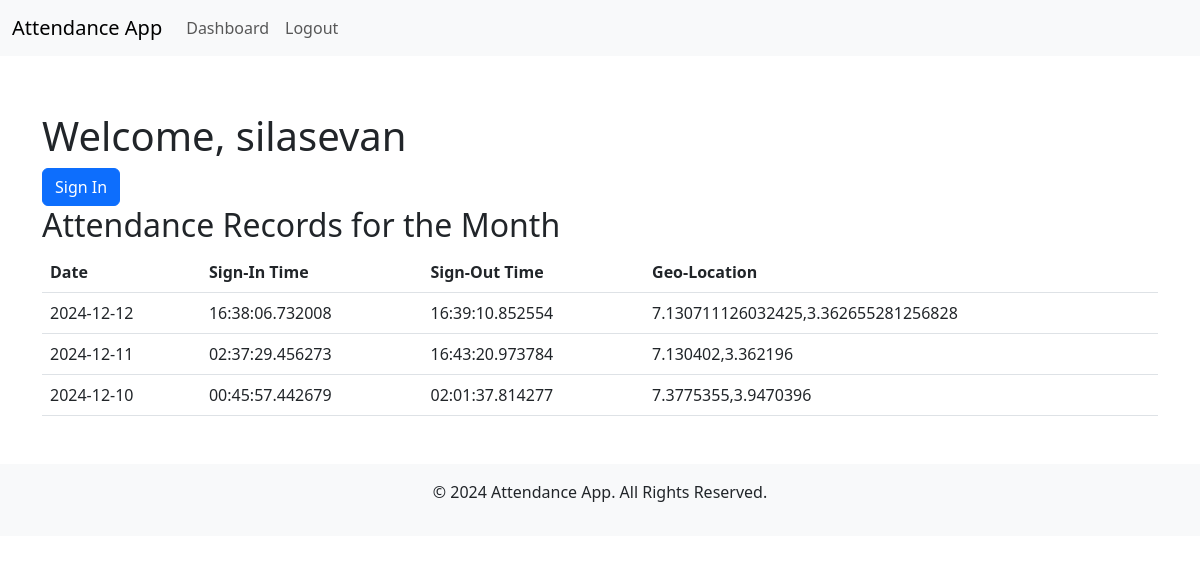
The page /dashboard (signed in) on the database its author committed.
### app/models.py (models this page shows, shortened)
class User(UserMixin, db.Model):
    id = db.Column(db.Integer, primary_key=True)
    name = db.Column(db.String(100), nullable=False)
    email = db.Column(db.String(100), unique=True, nullable=False)
    password_hash = db.Column(db.String(200), nullable=False)  # Rename column to avoid conflict
    role = db.Column(db.String(20), nullable=False, default='user')
    @property
    def password(self):
        raise AttributeError("Password is not a readable attribute.")

class AttendanceRecord(db.Model):
    __tablename__ = 'attendance_records'
    id = db.Column(db.Integer, primary_key=True)
    user_id = db.Column(db.Integer, db.ForeignKey('user.id'), nullable=False)
    date = db.Column(db.Date, nullable=False, default=datetime.today().date)
    sign_in_time = db.Column(db.Time)
    sign_out_time = db.Column(db.Time)
    geo_location = db.Column(db.String(100), nullable=False)
    user = db.relationship('User', backref='attendance_records')

### app/routes.py (the view)
@main.route('/dashboard', methods=['GET'])
@login_required
def dashboard():
    user_records = AttendanceRecord.query.filter_by(user_id=current_user.id).order_by(AttendanceRecord.date.desc()).all()
    today = datetime.today().date()
    record_today = AttendanceRecord.query.filter_by(user_id=current_user.id, date=today).first()
    late_status = None
    if record_today and record_today.sign_in_time:
        late_status = record_today.sign_in_time > SIGN_IN_DEADLINE
    return render_template(
        'dashboard.html',
        records=user_records,
        record_today=record_today,
        late_status=late_status,
        current_time=datetime.now().time(),
        SIGN_OUT_START_TIME=SIGN_OUT_START_TIME
    )

### app/__init__.py (called while the page is built)
@login_manager.user_loader
def load_user(user_id):
    from .models import User
    return User.query.get(int(user_id))

### app/templates/dashboard.html (shortened to what this page needs)
{% extends "base.html" %} {% block title %} Dashboard {% endblock %} {% block
content %}
<h1>Welcome, {{ current_user.name }}</h1>
<form
  method="POST"
  action="{{ url_for('main.sign_in') }}"
  style="display: inline"
>
  {% if not record_today or not record_today.sign_in_time %}
  <button type="submit" class="btn btn-primary">Sign In</button>
  {% endif %}
</form>
<h2>Attendance Records for the Month</h2>
<table class="table">
  <thead>
    <tr>
      <th>Date</th>
      <th>Sign-In Time</th>
      <th>Sign-Out Time</th>
      <th>Geo-Location</th>
    </tr>
  </thead>
  <tbody>
    {% for record in records %}
    <tr>
      <td>{{ record.date }}</td>
      <td>{{ record.sign_in_time or "Not Signed In" }}</td>
      <td>{{ record.sign_out_time or "Not Signed Out" }}</td>
      <td>{{ record.geo_location }}</td>
    </tr>
    {% endfor %}
  </tbody>
</table>
{% endblock %}

### app/templates/base.html (shortened to what this page needs)
<!DOCTYPE html>
<html lang="en">
  <head>
    <link
      rel="stylesheet"
      href="https://cdn.jsdelivr.net/npm/bootstrap@5.3.0/dist/css/bootstrap.min.css"
    />
  </head>
  <body>
    <nav class="navbar navbar-expand-lg navbar-light bg-light fixed-top">
      <div class="container-fluid">
        <a class="navbar-brand" href="{{ url_for('main.dashboard') }}">Attendance App</a>
        <div class="collapse navbar-collapse" id="navbarNav">
          <ul class="navbar-nav me-auto mb-2 mb-lg-0">
            {% if current_user.is_authenticated %}
            <li><a href="{{ url_for('main.dashboard') }}" class="nav-link">Dashboard</a></li>
            <li><a href="{{ url_for('main.logout') }}" class="nav-link">Logout</a></li>
            {% else %}
            <li><a href="{{ url_for('main.login') }}" class="nav-link">Login</a></li>
            <li><a href="{{ url_for('main.register') }}" class="nav-link">Register</a></li>
            {% endif %}
          </ul>
        </div>
      </div>
    </nav>
    <div class="container mt-5 pt-5 w-50 d-flex justify-content-center">
    </div>
    <div class="container mt-3">{% block content %}{% endblock %}</div>
    <footer class="bg-light text-center py-3 mt-5">
      <p>&copy; 2024 Attendance App. All Rights Reserved.</p>
    </footer>
  </body>
</html>

### rows shown on the page
User: name "silasevan"
AttendanceRecord: date "2024-12-12", sign_in_time "16:38:06.732008", sign_out_time "16:39:10.852554", geo_location "7.130711126032425,3.362655281256828"
AttendanceRecord: date "2024-12-11", sign_in_time "02:37:29.456273", sign_out_time "16:43:20.973784", geo_location "7.130402,3.362196"
AttendanceRecord: date "2024-12-10", sign_in_time "00:45:57.442679", sign_out_time "02:01:37.814277", geo_location "7.3775355,3.9470396"
